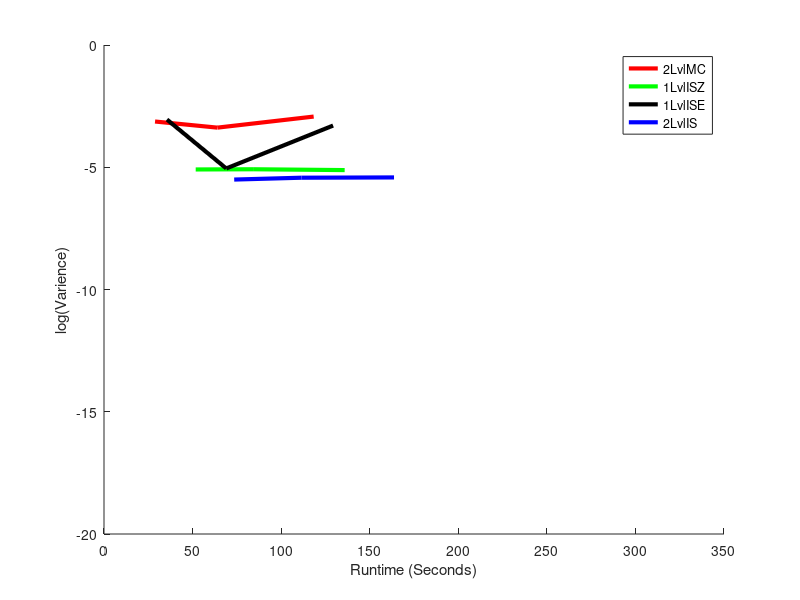

Source code (MATLAB):
hold on

xMin = 0;
xMax = 350;
yMin = -20;
yMax = 0;
trueAns =  0.0003105534024170935420087514281056;
X = 1:xMax;

TwoLvlMCX = [28.8125,28.8125,28.8125,28.8125,28.8125,...
    64,64,64,64,64,...
    118.3594,118.3594,118.3594,118.3594,118.3594,...
             ];
        
TwoLvlMCY = [0.00022217530812073009514710786316272, 0.0033001843230400207916674926167389, 0, 0.000011111111111111425045765328800673, 0.00017774814781897847249837740779554,...
0.00022495078094263588203149950572879, 0.00023119796842477550037446565323052, 0.0011486846792787613544262192988299, 0.00036237085856845850390800523044277, 0.0001187366405415229357166867485418,...
0.0000039999999999963431777591504889813, 0.000055997087988342380507778700549082, 0.0028836478705907466618674206415562, 0.00089919359677315200806563266766602, 0.0020677150868625765109398706442789,...
];

TwoLvlMCYMean = arrayfun(@(i) mean(TwoLvlMCY((5*i-4):(5*i))), 1:(length(TwoLvlMCY)/5));

OneLvlISX = [51.7656,51.7656,51.7656,51.7656,51.7656,...
    84.6406,84.6406,84.6406,84.6406,84.6406,...
    135.8594,135.8594,135.8594,135.8594,135.8594,...
            ];
        
OneLvlISY = [0.0000077623883622254178353159700942676, 0.000008264178586412140439039671069299, 0.0000077803572908126179439539799043146, 0.0000098634552891159651673378544467496, 0.0000069403528447605078032130176968195,...
             0.0000093128896666230611442287290469011, 0.0000081052105862239055269688470239942, 0.0000070422691880248899977423095164486, 0.0000075799489900054304258002202399069, 0.0000093558515398171675589043469467576,... 
             0.0000087963576618260678357565096607829, 0.0000087141913808481484928544075208023, 0.0000058815081019286081384319676834682, 0.0000081288628865457065341597678309604, 0.0000067253534265426925800785730447107,...
             ];

OneLvlISYMean = arrayfun(@(i) mean(OneLvlISY((5*i-4):(5*i))), 1:(length(OneLvlISY)/5));

TwoLvlISX = [73.5,73.5,73.5,73.5,73.5...
    111.4844,111.4844,111.4844,111.4844,111.4844,...
    163.7188,163.7188,163.7188,163.7188,163.7188,...
            ];
        
TwoLvlISY = [0.0000033206321397780169474777626353879, 0.0000035183335032344815183121683466183, 0.0000027503167104347913327880206096898, 0.0000029990410790144237433111230189953, 0.0000030974782278355551153590542734495,...
             0.0000043698863434163247258649499793481, 0.0000041071303542165615738058701000845, 0.000002683177196504281768608783653729, 0.0000035938992552257189924268428182774, 0.0000039246633905104392673170513039516,...
              0.0000041150106209706730484888803633936, 0.0000035998889949036237814261954270911, 0.0000039217184750826029386258121667286, 0.0000034631240408733293972712383862467, 0.0000040766695428888045043104917941612,...
         ];

TwoLvlISYMean = arrayfun(@(i) mean(TwoLvlISY((5*i-4):(5*i))), 1:(length(TwoLvlISY)/5));

OneLvlISEX = [35.5313,35.5313,35.5313,35.5313,35.5313,...
    69.0156,69.0156,69.0156,69.0156,69.0156,...
    129.3281,129.3281,129.3281,129.3281,129.3281,...
            ];
        
OneLvlISEY = [0.0014447186589004569826077961636202, 0.00000000054691244894751139636869436034964, 0.0030131205758863201758790406614708, 0.0000049837285682734202297010546456324, 0.000010541995516577050797431963635731,...
             0.00003212525816916703564609866794477, 0.00000918075666381798084878136656517, 0.0000018751382205167218577402223414485, 0.0000014685533936937689305997399927262, 0.0000000032322428003375476549223686254138,... 
             0.0000000002674559488441235850482560452594, 0.0000057510074633636093738384836848709, 0.00099918472679190548785266301479169, 0.0015279507945225299404834462535518, 0.0000016052462716715702080992091149714,...
             ];
         
% GISX = [58.6719,58.6719,58.6719,58.6719,58.6719,...
%     92.2813,92.2813,92.2813,92.2813,92.2813,...
%     168.9688,168.9688,168.9688,168.9688,168.9688,...
% ];
% 
% GISY = [0.000043345075616958630287944842507386, 0.00029567675263675715019787149095976, 0.00012260431966974041982469667555478, 0.00035184374962976127255293024020943, 0.00022688552955093708399930685359891,...
%     0.00036006294393014701398642030127917, 0.00017089379448478045960685411941427, 0.0060198994534199279024533346671433, 0.0035119263242660617684032242635794, 0.0010372817870393786880700570662839,...
%     0.00021309938849693393718952305615488, 0.00046193065094188035793129620820707, 0.01375700577453389805704375703499, 0.00047253701975174904319904056748669, 0.1878961696975179340718398179888,...
% ];
% 
% GISYMean = arrayfun(@(i) mean(GISY((5*i-4):(5*i))), 1:(length(GISY)/5));

OneLvlISEYMean = arrayfun(@(i) mean(OneLvlISEY((5*i-4):(5*i))), 1:(length(OneLvlISEY)/5));

OneLvlISRatio = (OneLvlISYMean ./ TwoLvlMCYMean) .* 100;

TwoLvlISRatio = (TwoLvlISYMean ./ TwoLvlMCYMean) .* 100;

% GISRatio = (GISYMean ./ TwoLvlMCYMean) .* 100;

%s1 = scatter(TwoLvlMCX,TwoLvlMCY,'r', 'filled');
%s2 = scatter(OneLvlISX,OneLvlISY,'g', 'filled');
%s3 = scatter(TwoLvlISX,TwoLvlISY,'b', 'filled');
%alpha(s1,0.4);
%alpha(s2,0.4);
%alpha(s3,0.4);

plot(unique(TwoLvlMCX),log10(TwoLvlMCYMean),'r','LineWidth',3)
plot(unique(OneLvlISX),log10(OneLvlISYMean),'g','LineWidth',3)
plot(unique(OneLvlISEX),log10(OneLvlISEYMean),'black','LineWidth',3)
plot(unique(TwoLvlISX),log10(TwoLvlISYMean),'b','LineWidth',3)
% plot(unique(GISX),log(GISYMean),'y','LineWidth',3)

axis([xMin,xMax,yMin,yMax]);

% r1 = refline(0,log(trueAns));
% r1.Color = 'r';
% r1.LineStyle = '--';

% legend('2LvlMC','1LvlISZ','1LvlISE','2LvlIS','GlassermanIS');
legend('2LvlMC','1LvlISZ','1LvlISE','2LvlIS');
xlabel('Runtime (Seconds)');
ylabel('log(Varience)');


hold off
